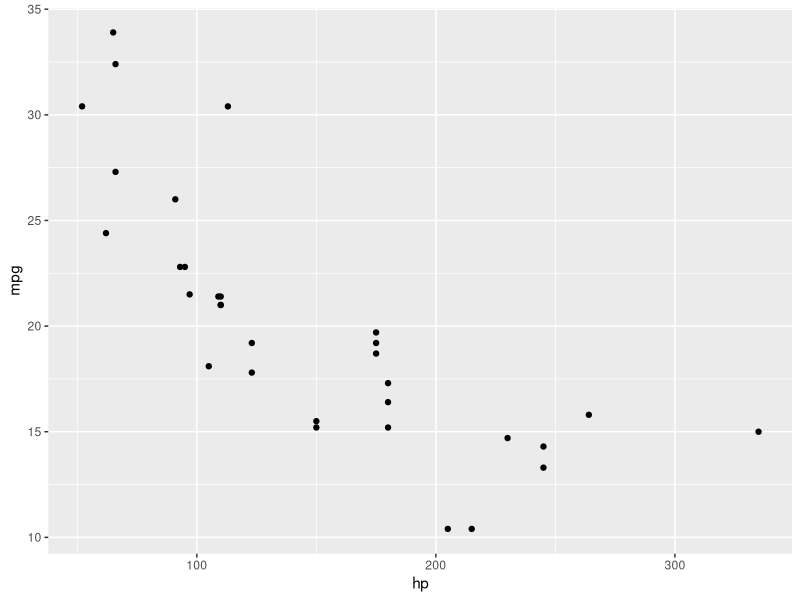
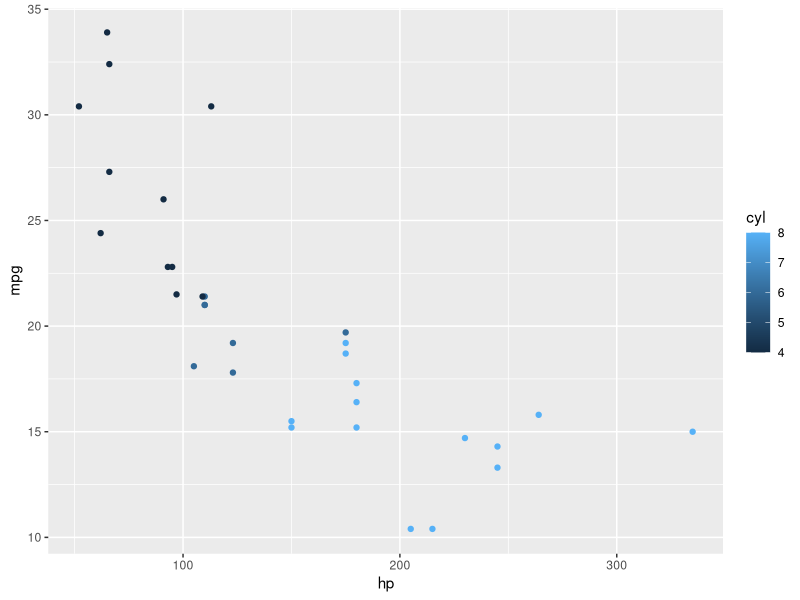
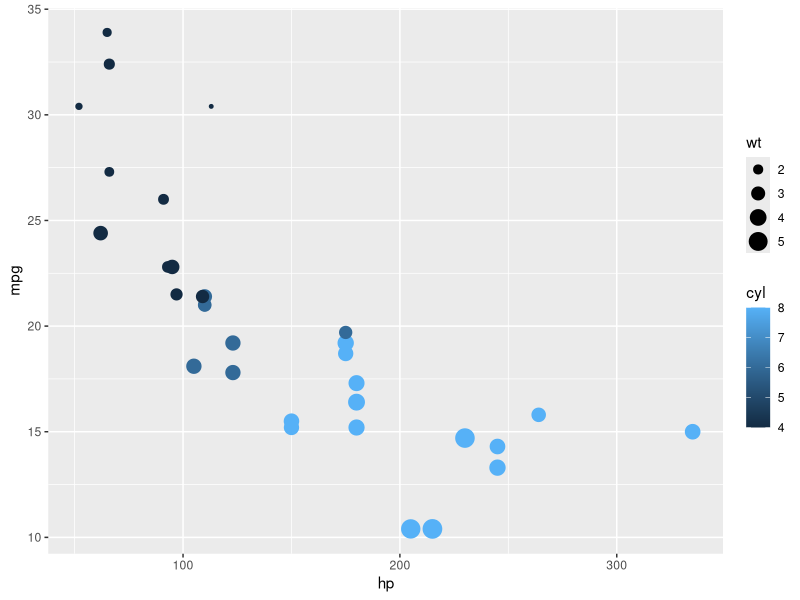
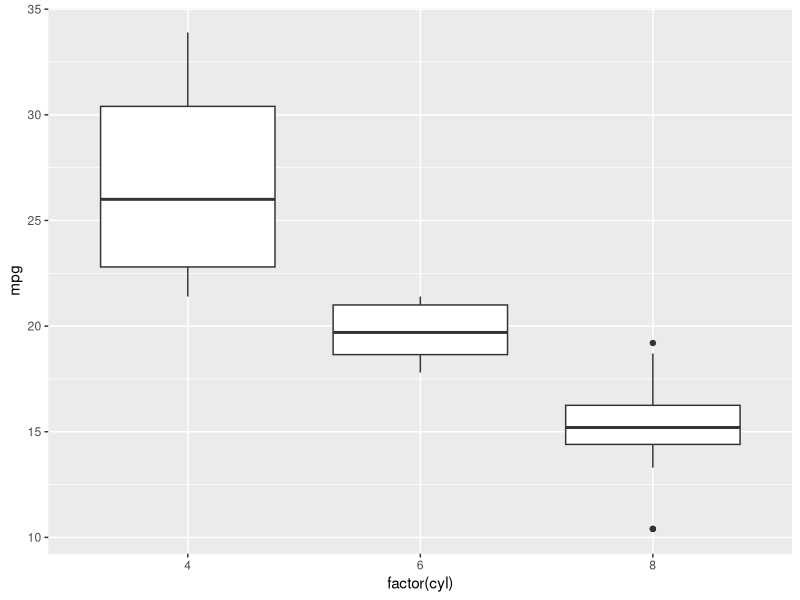
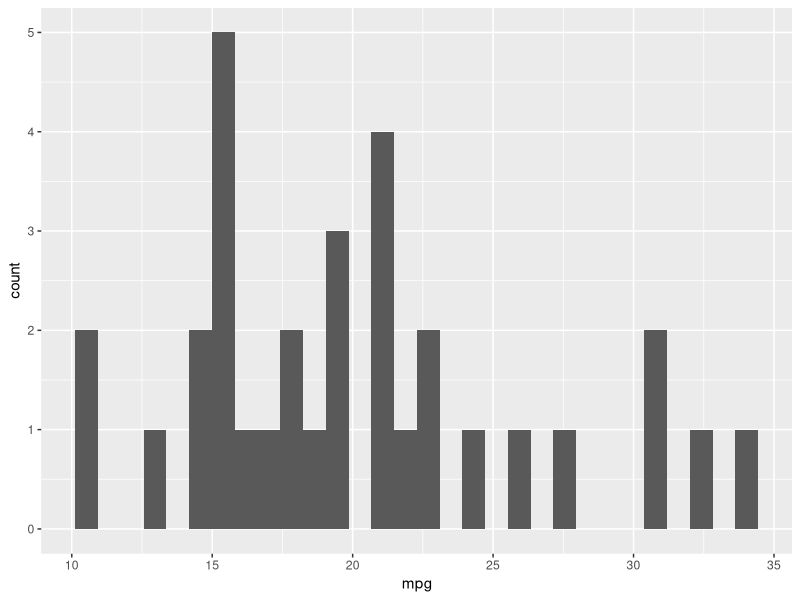
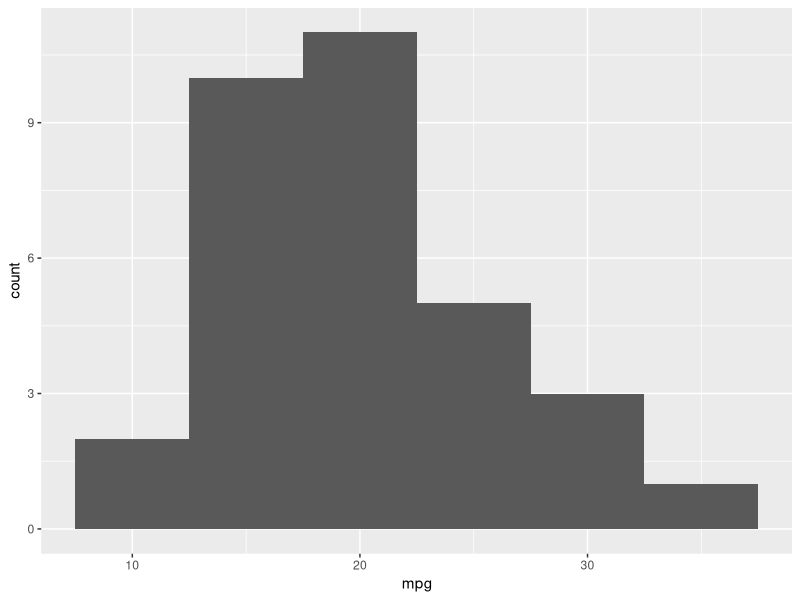
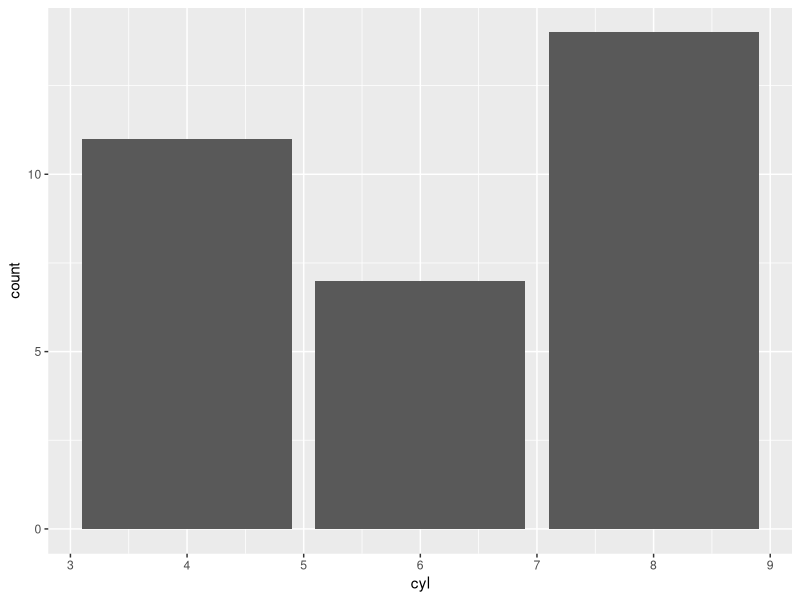
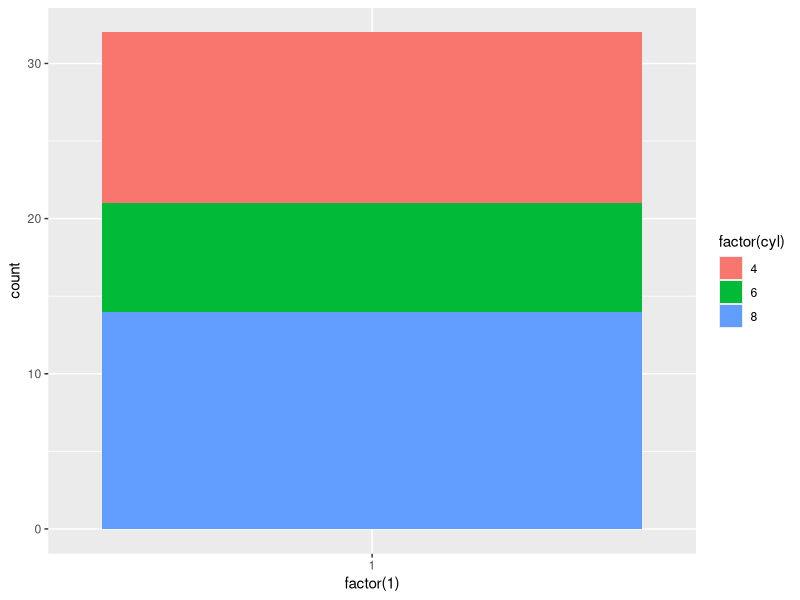

These figures' R source, in order:
## ---- chunk 1
options(stringsAsFactors = FALSE)
library(knitr)
## ---- chunk 2
print("hello world")
## ---- chunk 3
options(stringsAsFactors = FALSE)
## ---- chunk 4
a = 1
## ---- chunk 5
a
## ---- chunk 6
a <- 1
## ---- chunk 7
a = "this is some text"
a
## ---- chunk 8
a  = c(3, 4, 5, 6, 7)
a
## ---- chunk 9
a  = c(3:7)
a
## ---- chunk 10
b = matrix(0, ncol=3, nrow=2)
b[1,2] = 3
b
## ---- chunk 11
b = matrix(0, ncol=3, nrow=2)
c = matrix(1, ncol=3, nrow=2)
d = rbind(b,c)
d
## ---- chunk 12
cbind(b,c)
## ---- chunk 13
rowMeans(d)
rowSums(d)
colMeans(d)
colSums(d)
## ---- chunk 14
a = data.frame(x = c(1:3),
               y = c(4:6),
               z = c("a", "b", "c"))
a
## ---- chunk 15
a[2,3]
## ---- chunk 16
a[2,]
## ---- chunk 17
a[,3]
## ---- chunk 18
a$z
## ---- chunk 19
a$t = c(10, 13, 17)
a
## ---- chunk 20
head(mtcars)
## ---- chunk 21
mean(mtcars$mpg)
sd(mtcars$mpg)
## ---- chunk 22
library(ggplot2)
## ---- chunk 23
ggplot(mtcars, aes(x=hp, y=mpg)) + geom_point()
## ---- chunk 24
ggplot(mtcars, aes(x=hp, y=mpg, colour=cyl)) + geom_point()
## ---- chunk 25
ggplot(mtcars, aes(x=hp, y=mpg, colour=cyl, size=wt)) + geom_point()
## ---- chunk 26
ggplot(mtcars, aes(x=factor(cyl), y=mpg)) + geom_boxplot()
## ---- chunk 27
ggplot(mtcars, aes(x=mpg)) + geom_histogram()
## ---- chunk 28
ggplot(mtcars, aes(x=mpg)) + geom_histogram(binwidth=5)
## ---- chunk 29
ggplot(mtcars, 
       aes(x=cyl)) + 
  geom_bar()
## ---- chunk 30
ggplot(mtcars, 
       aes(x=factor(1), fill=factor(cyl))) + 
  geom_bar(width=1)
## ---- chunk 31

# this does a count
ggplot(mtcars, 
       aes(x=factor(1), fill=factor(cyl))) + 
  geom_bar(width=1) + coord_polar(theta="y")
## ---- chunk 32
animals = data.frame(animal_type = c("chickens", "cows", "pigs"),
                     farm_count = c(20, 10, 5))
animals
## ---- chunk 33
ggplot(animals, 
       aes(x=factor(1), y=farm_count, fill=factor(animal_type))) + 
  geom_bar(width=1, stat="identity") + 
  coord_polar(theta="y") + 
  theme_void()

## ---- chunk 34
df = read.csv(file="./data/UNFCCC_CO2_Emissions.csv")
## ---- chunk 35
ggplot(df, aes(x=Year, y=CO2_Mt, colour=Country)) + geom_line()
## ---- chunk 36
ggplot(df, 
       aes(x=Year, y=CO2_Mt, fill=Country)) + 
  geom_area()
## ---- chunk 37
ggplot(df, 
       aes(x=Year, y=CO2_Mt, fill=Country)) + 
  geom_area() + 
  geom_line(aes(ymax=CO2_Mt), position="stack", size=0.1)
## ---- chunk 38
ggplot(df, aes(x=Year, y=CO2_Mt)) + geom_line() + facet_wrap(~Country, scales="free_y")
## ---- chunk 39
ggplot(df, aes(x=Year, y=CO2_Mt, ymin=0)) + geom_line() + facet_wrap(~Country, scales="free_y")
